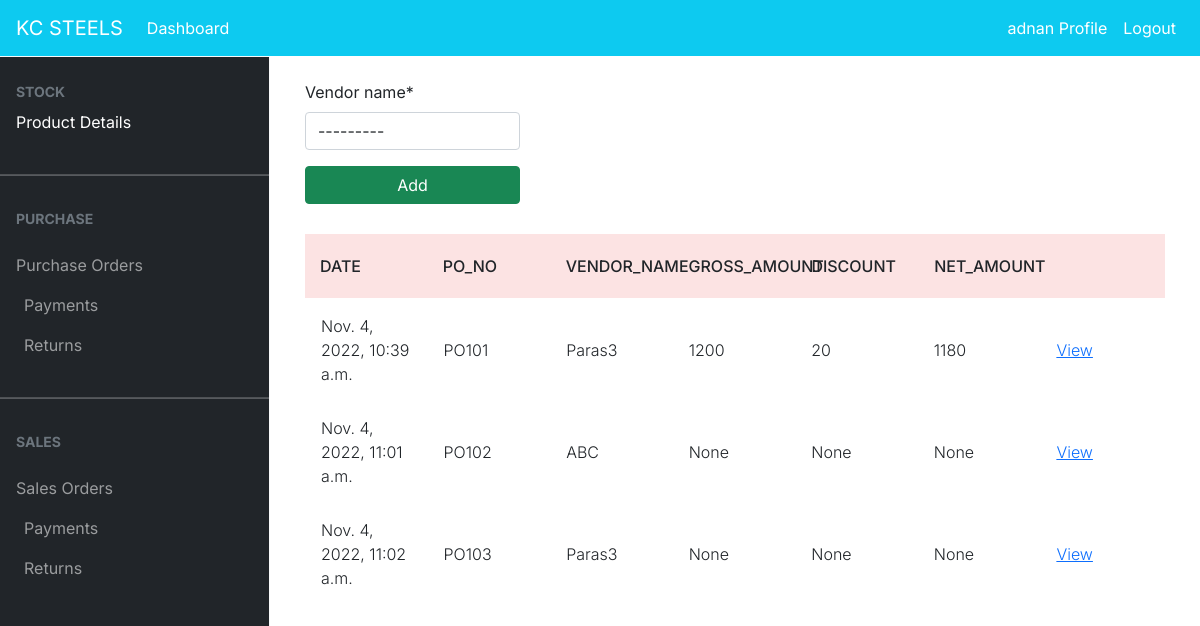
Before: /purchase/ (signed in) with the older database file.
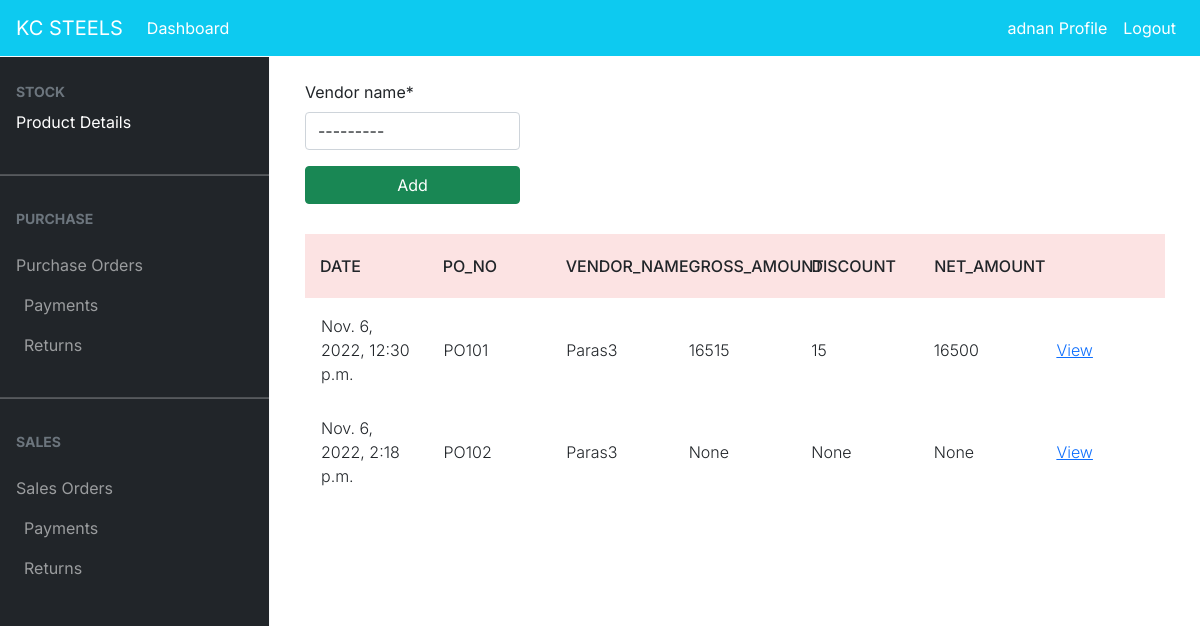
After: the same page with the newer database file.
### dashboard/models.py (models this page shows, shortened)
class Vendor(models.Model):
    vendor_no = models.IntegerField(null=True)
    vendor_id = models.CharField(max_length=100, null=True, unique=True)
    vendor_name = models.CharField(max_length=100, null=True)
    vendor_address = models.CharField(max_length=200, null=True)
    vendor_mobile = models.CharField(max_length=15,null=True)
    def __str__(self):
            return self.vendor_name

class PurchaseOrder(models.Model):
    date = models.DateTimeField(auto_now_add=True)
    po_no = models.IntegerField(null=True)
    po_number = models.CharField(max_length=100, null=True, unique=True)
    vendor_name = models.ForeignKey(Vendor, on_delete=models.CASCADE,null=True)
    gross_amount = models.PositiveIntegerField(null=True)
    discount = models.PositiveIntegerField(null=True)
    net_amount = models.PositiveIntegerField(null=True)
    net_pending = models.PositiveIntegerField(null=True,default=0)
    status = models.BooleanField(default=False,null=True)

### dashboard/views.py (the view)
# urls.py: path('purchase/',views.purchase,name='purchase'),
@login_required
def purchase(request):
    vendors = Vendor.objects.all()
    purchase_orders = PurchaseOrder.objects.all()
    po_n = 101 if PurchaseOrder.objects.count() == 0 else PurchaseOrder.objects.aggregate(max=Max('po_no'))["max"] + 1
    if request.method == 'POST':
        form = PurchaseOrderForm(request.POST)
        ven = request.POST.get('vendor_name')
        ven1 = vendors.get(id=ven)
        if form.is_valid():
            PurchaseOrder(po_no=po_n,po_number=(f'{"PO"}{po_n}'),vendor_name=ven1).save()
            po = (f'{"PO"}{po_n}')
            ven2 = purchase_orders.values('po_number').filter(po_number=po)[0]['po_number']
            return redirect("purchase_add" ,ven2)
    else:
        form = PurchaseOrderForm
    context = {
        'purchase_orders' : purchase_orders,
        'form' : form,
    }
    return render(request, 'purchase/purchase_orders.html',context)

### templates/purchase/purchase_orders.html (shortened to what this page needs)
{% extends 'partial/base.html' %}
{% load crispy_forms_tags %}
{% block content %}
{% if user.is_authenticated and user.is_superuser %}
{% else %}
{% include 'partial/topnav_staff.html'%}
<div style="margin-left:290px;margin-right:20px">
    <div class="col my-4">
        <div class="row-md-2" style="margin-bottom:30px;width:25%;">
            <form method = "POST">
                {{form|crispy}}
                <input class="btn btn-success btn-block" data-backdrop="static" type="submit" value="Add">
            </form>
        </div>
        <div class="row-md-10">
            <div class="tbl-header">
                <table cellpadding="0" cellspacing="0" border="0">
                  <thead>
                    <tr>
                      <th scope="col">Date</th>
                      <th scope="col">PO_NO</th>
                      <th scope="col">Vendor_name</th>
                      <th scope="col">Gross_amount</th>
                      <th scope="col">Discount</th>
                      <th scope="col">Net_Amount</th>
                      <th scope="col"></th>
                    </tr>
                  </thead>
                </table>
              </div>
              <div class="tbl-content">
                <table cellpadding="0" cellspacing="0" border="0">
                  <tbody>
                    {% for purchase_order in purchase_orders %}
                      <tr>
                        <td>{{ purchase_order.date }}</td>
                        <td>{{ purchase_order.po_number }}</td>
                        <td>{{ purchase_order.vendor_name }}</td>
                        <td>{{ purchase_order.gross_amount }}</td>
                        <td>{{ purchase_order.discount }}</td>
                        <td>{{ purchase_order.net_amount }}</td>
                        <td><a href="{% url 'purchase_view' purchase_order.id %}">View</a></td>
                      </tr>
                    {% endfor %}
                  </tbody>
                </table>
              </div>
        </div>
    </div>
</div>
{% endif %}
{% endblock %}

### templates/partial/base.html (shortened to what this page needs)
{% load static %}
<!doctype html>
<html lang="en">
  <head>
    <link href="https://maxcdn.bootstrapcdn.com/font-awesome/4.6.0/css/font-awesome.min.css" rel="stylesheet">
    <link rel="stylesheet" href="{% static 'bootstrap.min.css' %}">
	  <link rel="stylesheet" href="{% static 'style.css' %}" />
    <link rel="stylesheet" href="{% static 'tblstyle.css' %}" />
  </head>
  <body>
    {% include 'partial/nav.html' %}
    {% block content %}
    {% endblock %}
  </body>
</html>

### templates/partial/nav.html (shortened to what this page needs)
<div class="mx-6">
	<nav class="navbar navbar-expand-lg navbar-info bg-info">
        {% if user.is_authenticated %}
            <a class="navbar-brand text-white"  href="#">KC STEELS</a>
            <div class="collapse navbar-collapse" id="navbarSupportedContent">
            <ul class="navbar-nav mr-auto">
                <li class="nav-item active">
                <a class="nav-link text-white" href="{% url 'dashboard-index' %}">Dashboard <span class="sr-only">(current)</span></a>
				</li>
            </ul>
			<ul class="navbar-nav ml-auto">
                <li class="nav-item active">
                <a class="nav-link text-white" data-toggle="modal" data-target="#viewP-{{ user.id}}"> {{ user.username }} Profile <span class="sr-only">(current)</span></a>
                </li>
                <li class="nav-item">
                <a class="nav-link text-white" href="{% url 'user-logout' %}">Logout</a>
                </li>
            </ul>
        {% endif %}
      </nav>
</div>

### templates/partial/topnav_staff.html (shortened to what this page needs)
{% load static %}
{% if user.is_authenticated %}
		<head>
			<link rel="stylesheet" href="{% static 'sidebar/bootstrap.min.css' %}">
			<link rel="stylesheet" href="{% static 'sidebar/dataTables.bootstrap5.min.css' %}">
			<link rel="stylesheet" href="{% static 'sidebar/navstyle.css' %}">
		</head>
		<body>
	<div class="offcanvas offcanvas-start sidebar-nav bg-dark border-top border-bottom border-light pt-4"
      tabindex="-1"
      id="sidebar">
		<div class="offcanvas-body p-0">
				<nav class="navbar-dark">
				<ul class="navbar-nav">
					<li>
						<div class="text-muted small fw-bold text-uppercase px-3">
							STOCK
						</div>
					</li>
					<li>
						<a href="{% url 'stock' %}" class="nav-link px-3 active">
							<span>Product Details</span>
						</a>
					</li>
					<li class="my-4"><hr class="dropdown-divider bg-light" /></li>
					<li>
						<div class="text-muted small fw-bold text-uppercase px-3 mb-3">
							PURCHASE
						</div>
					</li>
					<li>
						<a href="{% url 'purchase' %}" class="nav-link px-3">
							<span>Purchase Orders</span>
						</a>
					</li>
					<li>
						<a href="{% url 'payment' %}" class="nav-link px-3">
							<span>Payments</span>
						</a>
					</li>
					<li>
						<a href="{% url 'purchase_return' %}" class="nav-link px-3">
							<span>Returns</span>
						</a>
					</li>
					<li class="my-4"><hr class="dropdown-divider bg-light" /></li>
					<li>
						<div class="text-muted small fw-bold text-uppercase px-3 mb-3">
							SALES
						</div>
					</li>
					<li>
						<a href="{% url 'sales' %}" class="nav-link px-3">
							<span>Sales Orders</span>
						</a>
					</li>
					<li>
						<a href="{% url 'sales_payment' %}" class="nav-link px-3">
							<span>Payments</span>
						</a>
					</li>
					<li>
						<a href="{% url 'sales_return' %}" class="nav-link px-3">
							<span>Returns</span>
						</a>
					</li>
				</ul>
				</nav>
		</div>
    </div>
{% else %}
<h1>hwllo</h1>
{% endif %}

### static/style.css (style rules this page uses)
body { background-color: aliceblue; }

### static/tblstyle.css (style rules this page uses)
table { width:100%; table-layout: fixed; }
.tbl-header { background-color: rgba(243, 162, 162, 0.3); }
.tbl-content { height:300px; overflow-x:auto; margin-top: 0px; border: 1px solid rgba(255,255,255,0.3); }
th { padding: 20px 15px; text-align: left; font-weight: 500; text-transform: uppercase; }
td { padding: 15px; text-align: left; vertical-align:middle; font-weight: 300; border-bottom: solid 1px rgba(255,255,255,0.1); }

### static/sidebar/navstyle.css (style rules this page uses)
body, button { font-family: "Inter", sans-serif; }
:root { --offcanvas-width: 270px; --topNavbarHeight: 56px; }
.sidebar-nav { width: var(--offcanvas-width); }
@media (min-width: 992px) { body { overflow: auto !important; } }
@media (min-width: 992px) { .sidebar-nav { -webkit-transform: none; transform: none; visibility: visible !important; height: calc(100% - var(--topNavbarHeight)); top: var(--topNavbarHeight); } }

Changed rows visible on the page:
removed PurchaseOrder: date "Nov. 4, 2022, 10:39 a.m.", po_number "PO101", vendor_name "Paras3", gross_amount "1200", discount "20", net_amount "1180"
removed PurchaseOrder: date "Nov. 4, 2022, 11:01 a.m.", po_number "PO102", vendor_name "ABC", gross_amount "None", discount "None", net_amount "None"
removed PurchaseOrder: date "Nov. 4, 2022, 11:02 a.m.", po_number "PO103", vendor_name "Paras3", gross_amount "None", discount "None", net_amount "None"
added PurchaseOrder: date "Nov. 6, 2022, 12:30 p.m.", po_number "PO101", vendor_name "Paras3", gross_amount "16515", discount "15", net_amount "16500"
added PurchaseOrder: date "Nov. 6, 2022, 2:18 p.m.", po_number "PO102", vendor_name "Paras3", gross_amount "None", discount "None", net_amount "None"
